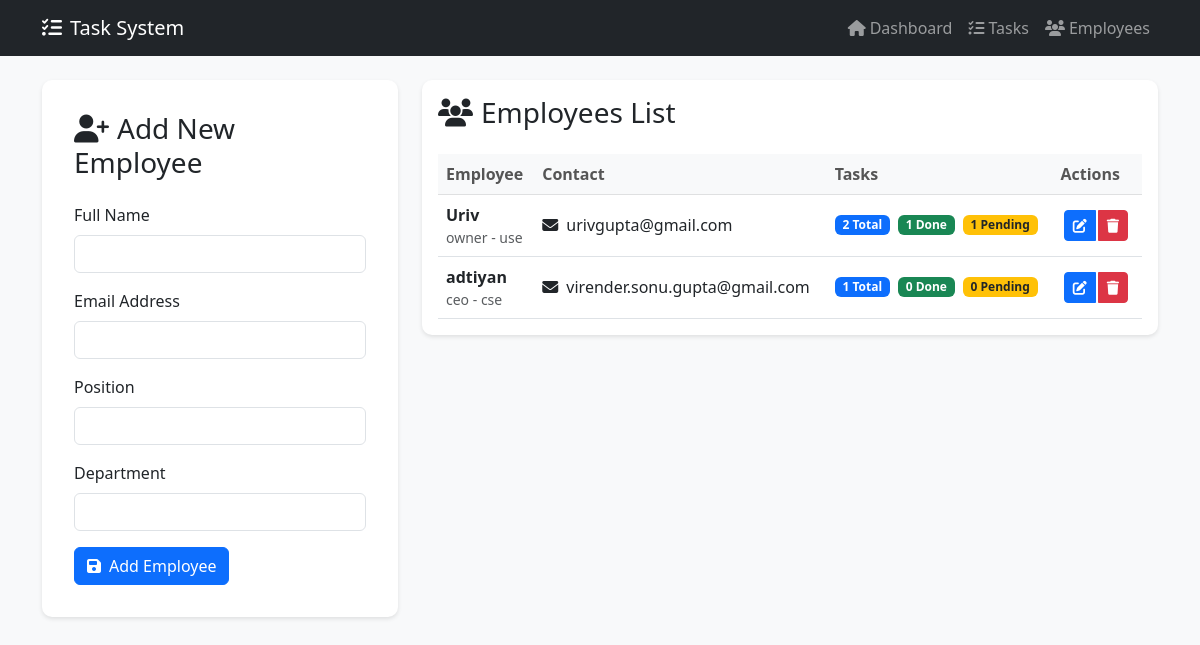
Page /employees.php on the committed database.
### tables this page shows
CREATE TABLE employees (
                id INTEGER PRIMARY KEY AUTOINCREMENT,
                name TEXT NOT NULL,
                email TEXT UNIQUE NOT NULL,
                position TEXT NOT NULL,
                department TEXT NOT NULL,
                created_at DATETIME DEFAULT CURRENT_TIMESTAMP
            );

### employees.php (the view)
<?php
require_once 'includes/header.php';
$db = Database::getInstance();
$conn = $db->getConnection();
$employees = $conn->query("
    SELECT
        e.*,
        COUNT(t.id) as total_tasks,
        SUM(CASE WHEN t.status = 'completed' THEN 1 ELSE 0 END) as completed_tasks,
        SUM(CASE WHEN t.status = 'pending' THEN 1 ELSE 0 END) as pending_tasks
    FROM employees e
    LEFT JOIN tasks t ON e.id = t.employee_id
    GROUP BY e.id
    ORDER BY e.name
")->fetchAll(PDO::FETCH_ASSOC);
?>
<div class="row">
    <div class="col-md-4">
        <div class="form-container">
            <h3><i class="fas fa-user-plus me-2"></i>Add New Employee</h3>
            <form action="actions/add_employee.php" method="POST">
                <div class="mb-3">
                    <label for="name" class="form-label">Full Name</label>
                    <input type="text" class="form-control" id="name" name="name" required>
                </div>
                <div class="mb-3">
                    <label for="email" class="form-label">Email Address</label>
                    <input type="email" class="form-control" id="email" name="email" required>
                </div>
                <div class="mb-3">
                    <label for="position" class="form-label">Position</label>
                    <input type="text" class="form-control" id="position" name="position" required>
                </div>
                <div class="mb-3">
                    <label for="department" class="form-label">Department</label>
                    <input type="text" class="form-control" id="department" name="department" required>
                </div>
                <button type="submit" class="btn btn-primary">
                    <i class="fas fa-save me-2"></i>Add Employee
                </button>
            </form>
        </div>
    </div>
    <div class="col-md-8">
        <div class="table-container">
            <h3 class="mb-4"><i class="fas fa-users me-2"></i>Employees List</h3>
            <div class="table-responsive">
                <table class="table table-hover">
                    <thead class="table-light">
                        <tr>
                            <th>Employee</th>
                            <th>Contact</th>
                            <th>Tasks</th>
                            <th>Actions</th>
                        </tr>
                    </thead>
                    <tbody>
                        <?php foreach ($employees as $employee): ?>
                            <tr>
                                <td>
                                    <strong><?= htmlspecialchars($employee['name']) ?></strong>
                                    <small class="d-block text-muted">
                                        <?= htmlspecialchars($employee['position']) ?> -
                                        <?= htmlspecialchars($employee['department']) ?>
                                    </small>
                                </td>
                                <td>
                                    <i class="fas fa-envelope me-1"></i>
                                    <?= htmlspecialchars($employee['email']) ?>
                                </td>
                                <td>
                                    <div class="d-flex gap-2">
                                        <span class="badge bg-primary">
                                            <?= $employee['total_tasks'] ?> Total
                                        </span>
                                        <span class="badge bg-success">
                                            <?= $employee['completed_tasks'] ?> Done
                                        </span>
                                        <span class="badge bg-warning text-dark">
                                            <?= $employee['pending_tasks'] ?> Pending
                                        </span>
                                    </div>
                                </td>
                                <td>
                                    <div class="btn-group">
                                        <a href="edit_employee.php?id=<?= $employee['id'] ?>"
                                           class="btn btn-sm btn-primary btn-action" title="Edit Employee">
                                            <i class="fas fa-edit"></i>
                                        </a>
                                        <a href="actions/delete_employee.php?id=<?= $employee['id'] ?>"
                                           class="btn btn-sm btn-danger btn-action"
                                           onclick="return confirm('Are you sure you want to delete this employee? Their tasks will be unassigned.')"
                                           title="Delete Employee">
                                            <i class="fas fa-trash"></i>
                                        </a>
                                    </div>
                                </td>
                            </tr>
                        <?php endforeach; ?>
                    </tbody>
                </table>
            </div>
        </div>
    </div>
</div>
<?php require_once 'includes/footer.php'; ?>

### assets/css/style.css (style rules this page uses)
body { background-color: #f8f9fa; }
.table { margin: 0; }
.table th { border-top: none; font-weight: 600; color: #555; }
.table td { vertical-align: middle; }
.btn-action { padding: 4px 8px; margin: 0 2px; }
.form-container { background: white; padding: 2rem; border-radius: 10px; box-shadow: 0 2px 4px rgba(0,0,0,0.1); }
.form-container h3 { margin-bottom: 1.5rem; color: #212529; }
.table-container { background: white; padding: 1rem; border-radius: 10px; box-shadow: 0 2px 4px rgba(0,0,0,0.1); }
.btn-action { padding: 0.25rem 0.5rem; margin: 0 0.2rem; }

### rows in the picture
employees: name "Uriv", position "owner", department "use", email "urivgupta@gmail.com", total_tasks "2", completed_tasks "1", pending_tasks "1"
employees: name "adtiyan", position "ceo", department "cse", email "virender.sonu.gupta@gmail.com", total_tasks "1", completed_tasks "0", pending_tasks "0"
